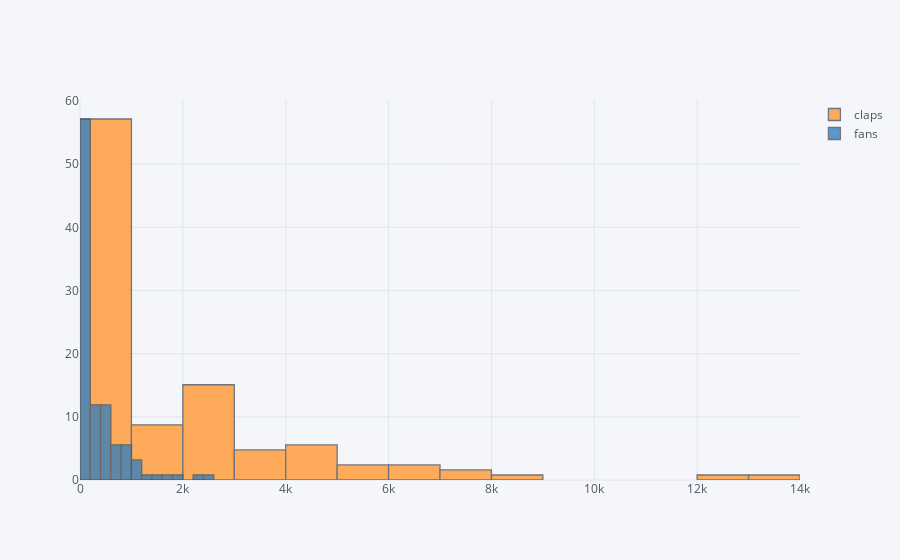

Notebook code cell kept with this figure:
### Code cell
# Overlaid histograms
df[['claps', 'fans']].iplot(
    kind='hist',
    histnorm='percent',
    barmode='overlay')

### Figure 1 — Plotly figure (JSON) as saved in the notebook; plotly's stock layout.template omitted (floating-point values rounded to 4 significant figures)
{"data": [{"histfunc": "count", "histnorm": "percent", "marker": {"color": "rgba(255, 153, 51, 1.0)", "line": {"color": "#4D5663", "width": 1.3}}, "name": "claps", "opacity": 0.8, "orientation": "v", "type": "histogram", "uid": "8fe7762e-6e9c-4af0-9901-945f5fa42bc3", "x": [2, 18, 50, 0, 0, 0, 73, 234, 2, 0, 682, 58, 5, 7, 87, 23, 4, 113, 8, 17, 8, 4800, 2700, 72, 123, 857, 186, 11, 119, 2000, 4100, 59, 2700, 77, 14, 7000, 1200, 275, 1600, 1600, 1000, 4300, 4980, 12900, 223, 4900, 101, 5900, 548, 895, 6700, 6500, 2700, 1100, 2900, 2600, 2800, 5300, 1300, 1000, 7900, 364, 13500, 4100, 2200, 3900, 6300, 8200, 1300, 5400, 2300, 2700, 2100, 707, 650, 2700, 4100, 822, 830, 3700, 653, 657, 1100, 2800, 3100, 792, 222, 3300, 315, 2500, 976, 2000, 1000, 3200, 650, 2300, 809, 745, 587, 818, 2200, 1300, 630, 2600, 2000, 3600, 440, 728, 893, 205, 528, 121, 361, 31, 0, 24, 0, 5, 6, 0, 424, 442, 410, 319, 304, 65]}, {"histfunc": "count", "histnorm": "percent", "marker": {"color": "rgba(55, 128, 191, 1.0)", "line": {"color": "#4D5663", "width": 1.3}}, "name": "fans", "opacity": 0.8, "orientation": "v", "type": "histogram", "uid": "2d31010f-71da-45f6-b565-fed249bf2425", "x": [2, 3, 19, 0, 0, 0, 20, 54, 2, 1, 71, 13, 5, 2, 17, 17, 4, 29, 3, 7, 2, 861, 435, 10, 11, 112, 45, 3, 43, 392, 892, 4, 549, 18, 6, 1510, 208, 47, 288, 329, 174, 737, 902, 2226, 74, 939, 23, 1076, 128, 188, 1271, 1179, 510, 200, 548, 549, 607, 951, 266, 227, 1629, 65, 2531, 829, 474, 841, 1184, 1825, 252, 1177, 378, 461, 434, 114, 129, 421, 655, 104, 226, 771, 131, 116, 206, 530, 576, 121, 32, 649, 52, 541, 143, 357, 135, 640, 119, 579, 113, 111, 100, 174, 588, 295, 173, 493, 387, 798, 115, 95, 235, 34, 158, 12, 47, 7, 0, 4, 0, 1, 3, 0, 75, 97, 83, 34, 29, 13]}], "layout": {"barmode": "overlay", "legend": {"bgcolor": "#F5F6F9", "font": {"color": "#4D5663"}}, "paper_bgcolor": "#F5F6F9", "plot_bgcolor": "#F5F6F9", "title": {"font": {"color": "#4D5663"}}, "xaxis": {"gridcolor": "#E1E5ED", "showgrid": true, "tickfont": {"color": "#4D5663"}, "title": {"font": {"color": "#4D5663"}, "text": ""}, "zerolinecolor": "#E1E5ED"}, "yaxis": {"gridcolor": "#E1E5ED", "showgrid": true, "tickfont": {"color": "#4D5663"}, "title": {"font": {"color": "#4D5663"}, "text": ""}, "zerolinecolor": "#E1E5ED"}}}
